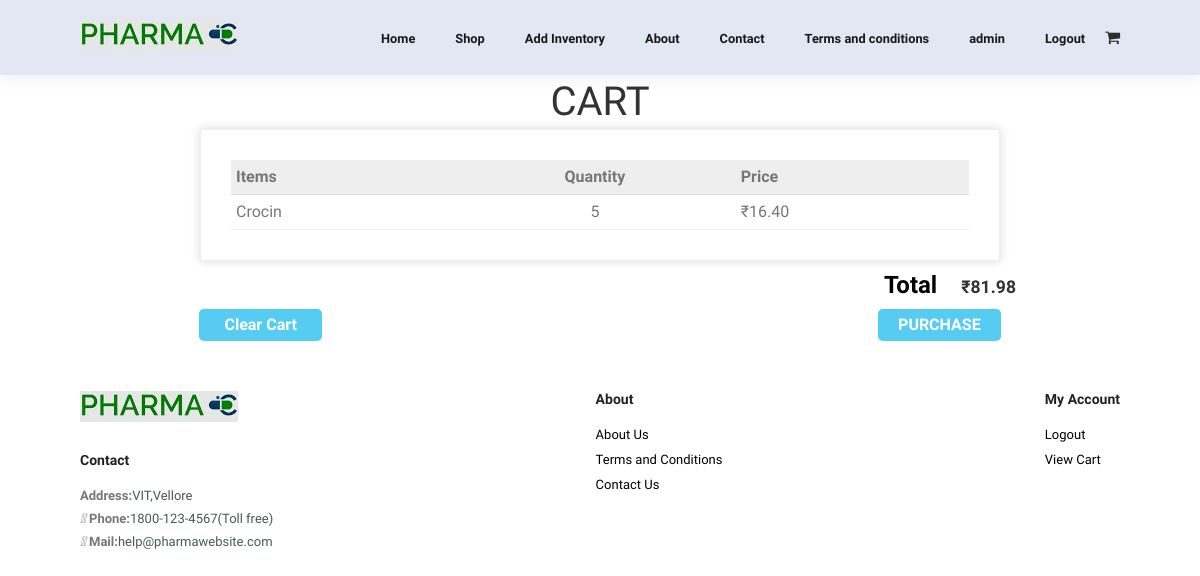
Page /cart (signed in) on the earlier database version.
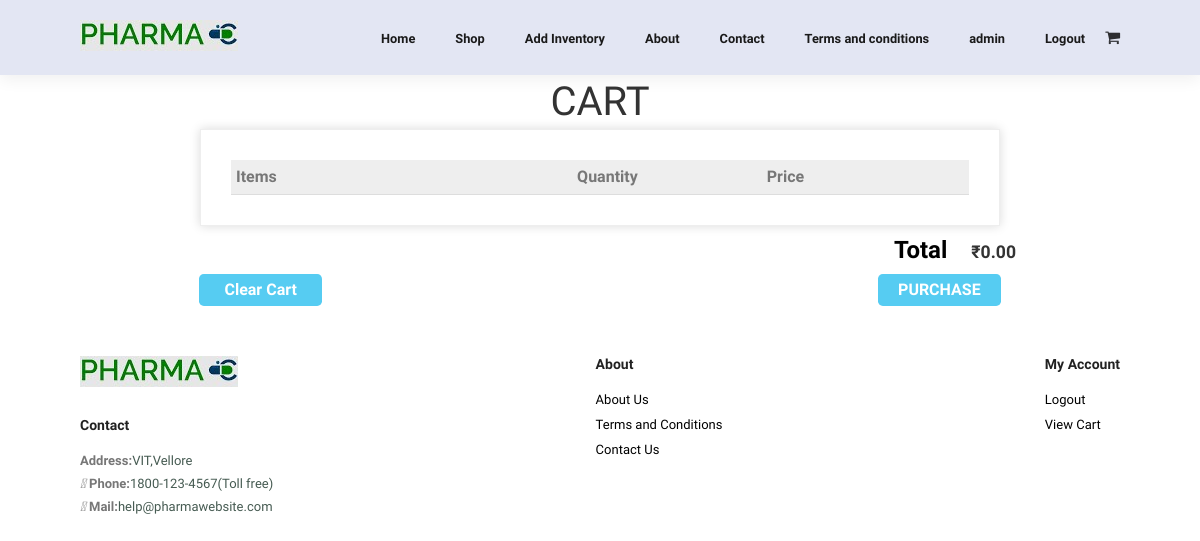
Same page on the later database version.
### inventory/models.py (models this page shows, shortened)
class ItemMain(models.Model):
    itemid = models.AutoField(primary_key=True)
    itemname = models.CharField(max_length=50)
    discount = models.DecimalField(decimal_places=2, max_digits=25)
    price = models.DecimalField(decimal_places=2, max_digits=25)
    type = models.ForeignKey(ItemsCat, on_delete=models.CASCADE)
    composition = models.TextField()
    manufacturingdate = models.DateField()
    expirydate = models.DateField()
    quantity = models.IntegerField(default=0)
    slug = models.SlugField(max_length=50, unique=True, editable=True)
    def __str__(self) -> str:
        return str(self.itemid)

### inventory/views.py (the view)
# urls.py: path('cart', views.cart, name="cart"),
@login_required(login_url='login')
def cart(request):
    context = {}
    total_amount = 0
    if request.method == "GET":
        user = request.user
        items = UserCart.objects.filter(
            user=User.objects.filter(username=user)[0]
        )
        l = {}
        for i in items:
            ll = []
            item = ItemMain.objects.filter(slug=i.itemid)[0]
            ll.append(item.itemid)
            ll.append(item.itemname)
            price = item.price
            discount = item.discount
            newPrice = price - (price * discount)/100
            ll.append(newPrice)
            if tuple(ll) in l.keys():
                l[tuple(ll)] += 1
            else:
                l[tuple(ll)] = 1
            total_amount += newPrice
        context['items'] = l
        context['total'] = total_amount
    return render(request, 'inventory/cart.html', context)

### templates/inventory/cart.html (shortened to what this page needs)
{% extends "base.html" %}
{% load static %}
{% block home %}
<link rel="stylesheet" href="{% static 'css/cart.css' %}">
<section class="container content-section">
    <h2 class="section-header">CART</h2>
    <div class="invoice-box">
        <table cellpadding="0" cellspacing="0">
            <tr class="heading">
                <td>Items</td>
                <td style="text-align:center">Quantity</td>
                <td>Price</td>
            </tr>
            {% for item, quantity in items.items %}
            <tr class="item">
                <td>{{ item.1 }}</td>
                <td style="text-align:center">{{ quantity }}</td>
                <td> ₹{{ item.2|floatformat:2 }}</td>
            </tr>
            {% endfor %}
        </table>
    </div>
    <div class="cart-total">
        <strong class="cart-total-title">Total</strong>
        <span class="cart-total-price" style="font-weight:bold">₹{{ total|floatformat:2 }}</span>
    </div>
    <div class="align-btns">
        <a href="{% url 'clear_cart' %}" class="btn btn-primary btn-purchase" type="button"
            style="width: 15%; text-decoration: none;">Clear Cart</a>
        <a href="{% url 'customer_details' %}" class="btn btn-primary btn-purchase" type="button"
            style="width: 15%; text-decoration: none;">PURCHASE</a>
    </div>
</section>
{% endblock home %}

Differences in the rows shown:
no longer on this page (row edited): ItemMain: itemname "Crocin"
Other differences:
{{ total|floatformat:2 }}: "81.98" → "0.00"
list line gone: "5 ₹ 16.40"
